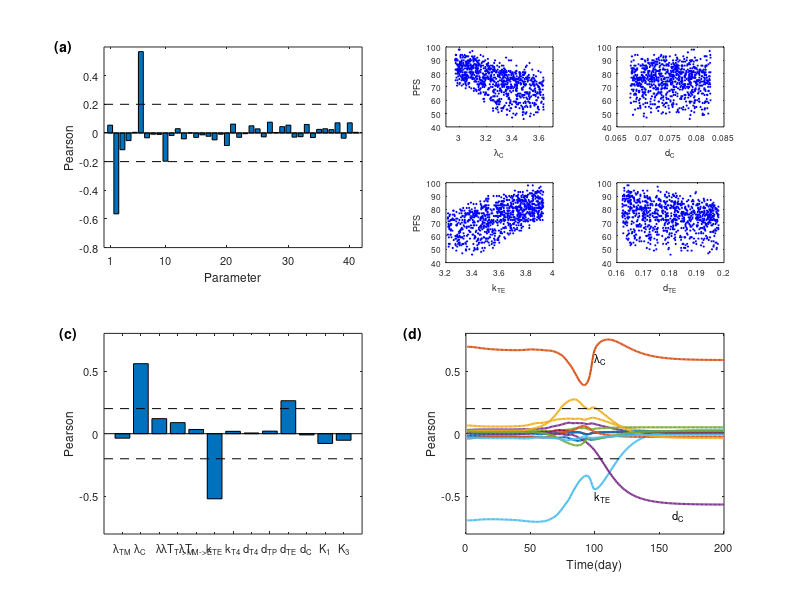

The MATLAB source for this figure: (Note: this script raises an error after producing the figure.)
%% Parameters Figure    
function Figure2()
Q = load('Tumor.dat');
S = load('Parameter.dat');
P = load('Para_PFS.dat');
P0 = load('PFS.dat');

fig=figure(1);
clf();

subplot(2,2,1);
hold on;
J=find(P(:,1)>2);
Pear0 = zeros(41,2);
for i = 1:41
    Pear0(i,1) = i;
     Pear0(i,2) = corr(S(J,i),P0(J,1));  % Pearson for PFS
end
bar(Pear0(:,1),Pear0(:,2));
line([0 42], [0.2 0.2],'linestyle','--','color','k');
line([0 42],[-0.2 -0.2], 'linestyle','--','color','k');
box on;

xticks([1,10,20,30,40])
xticklabels({'1','10','20','30','40'});
xlim([0 42]);
ylim([-0.8 0.6]);
xlabel('Parameter');
ylabel('Pearson');
set(gca,'fontsize',8);
text(-8,0.6,'(a)','fontweight','bold');

subplot(2,2,4);
hold on;
m = size(Q,2);
pearson=zeros(43,m);
pearson(1,:) = Q(1,:);
for i = 1:41
    for j = 1:m
        pearson(i+1,j) = corr(S(:,i),Q(2:end,j));  % Pearson for tumor cell count    
    end
end
J0=[1, 2, 3, 4, 5, 6,7,8,9,10,11,12,14];
for i=1:13
    plot(pearson(1,:),pearson(J0(i)+1,:),'linewidth',1.5);
end
line([0 200],[0.2 0.2],'linestyle','--','color','k');
line([0 200],[-0.2 -0.2],'linestyle','--','color','k');
xlim([0 200]);
ylim([-0.8 0.8]);
xlabel('Time(day)');
ylabel('Pearson');
text(100,0.6,'\lambda_C','fontsize',8);
text(100,-0.50,'k_{TE}','fontsize',8);
text(160,-0.65,'d_C','fontsize',8);
box on;
set(gca,'fontsize',8);
text(-48,0.8,'(d)','fontweight','bold');

subplot(2,2,3);
bar(1:13,pearson(J0+1,81));
xlim([0 14]);
ylim([-0.8 0.8]);
ylabel('Pearson');
line([0 14],[0.2 0.2],'linestyle','--','color','k');
line([0 14],[-0.2 -0.2],'linestyle','--','color','k');
xticks([1 2 3 4 5 6 7 8 9 10 11 12 13]);
xticklabels({'\lambda_{TM}','\lambda_C','\lambda','{\lambda}T_{T->M}','{\lambda}T_{M->E}','k_{TE}','k_{T4}','d_{T4}','d_{TP}','d_{TE}','d_C','K_1','K_3'});
set(gca,'fontsize',8);
text(-2.4,0.8,'(c)','fontweight','bold');

fs=1;
subplot(4,4,3);
 plot(S(J,2),P(J,1), 'bo', 'Markerfacecolor', 'b','markersize',fs);
xlim([2.9 3.7]);
ylim([40 100]);
xlabel('\lambda_C');
set(gca,'fontsize',6);
text(2.5,160,'(b)','fontweight','bold');
ylabel('PFS');

 subplot(4,4,4);
 plot(S(J,11),P(J,1),'bo','Markerfacecolor','b','markersize',fs);
 xlim([0.065 0.085]);
 ylim([40 100]);
 xlabel('d_C');
set(gca,'fontsize',6);

 subplot(4,4,7);
 plot(S(J,6),P(J,1),'bo','Markerfacecolor','b','markersize',fs);
 xlim([3.2 4.0]);
 ylim([40 100]);
 xlabel('k_{TE}');
 ylabel('PFS');
set(gca,'fontsize',6);

 subplot(4,4,8);
 plot(S(J,10),P(J,1),'bo','Markerfacecolor','b','markersize',fs);
 xlim([0.16 0.20]);
 ylim([40 100]);
 xlabel('d_{TE}');
set(gca,'fontsize',6);
 
 exportfig(fig,'Figure2.eps','color','cmyk','fontmode','scaled','fontsize',1);

end

